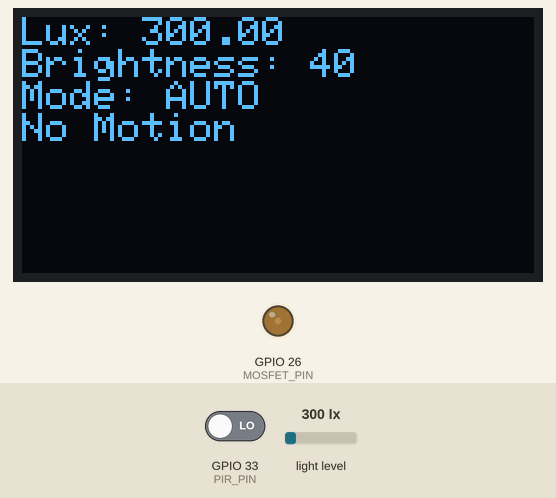
This sketch was run on a simulated ESP32. Shown: 128×64 one-colour display, output pins drawn as LEDs (lit = HIGH). The inputs (shaded band) are chosen by the test bench; at power-on: GPIO 33 (PIR_PIN) LOW, light level 300 lx. WiFi joins after 1.5 s; servers stay silent unless stated; uploads are accepted with an empty reply.

Above: at 2.7 s.
2.8 s: GPIO 33 (PIR_PIN) driven HIGH
At 3.5 s:
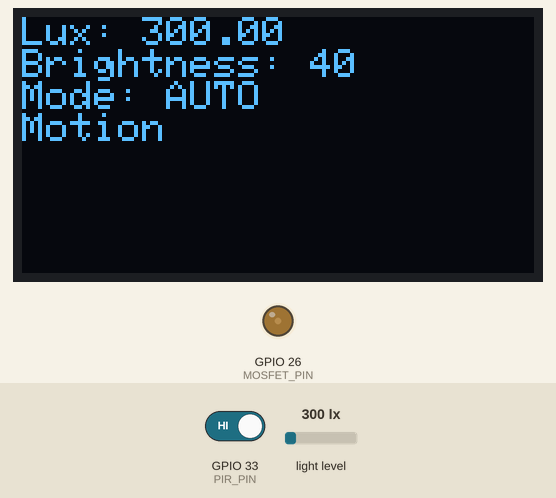
4.7 s: light level set to 40 lx
At 6.1 s:
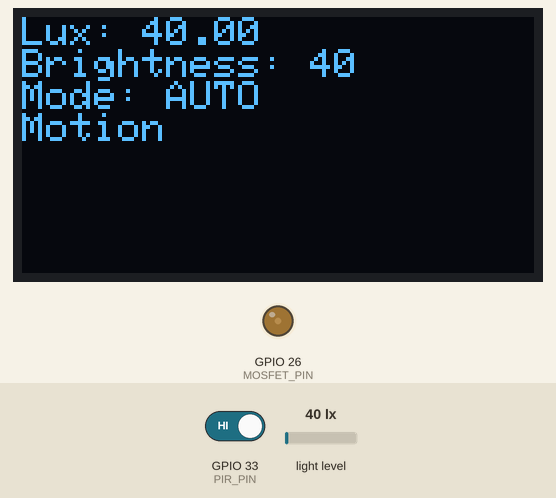
6.9 s: light level set to 500 lx
At 8.6 s:
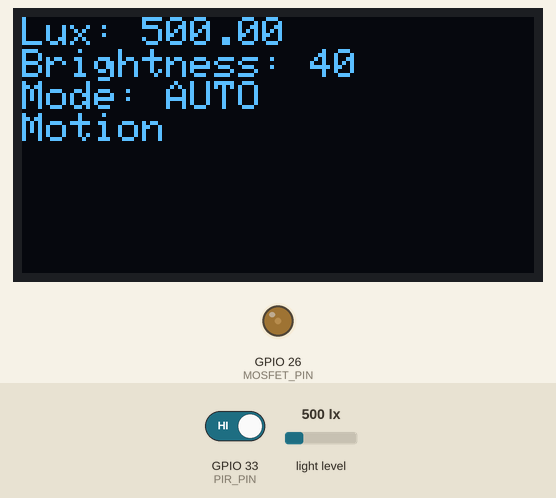
9.2 s: light level set to 1000 lx
At 11.2 s:
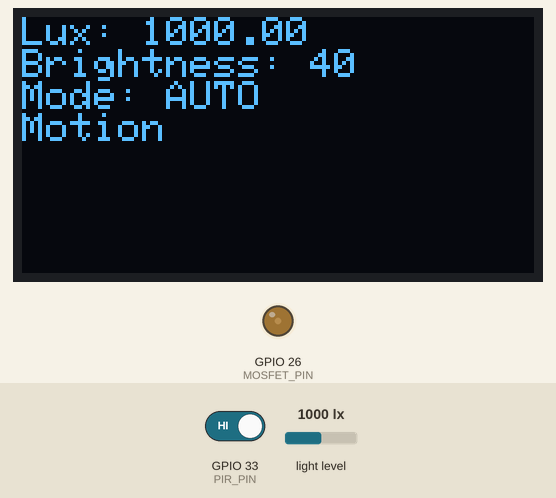
Timing chart, 0 to 12.4 s (numbered marks = the images above; inputs shaded):
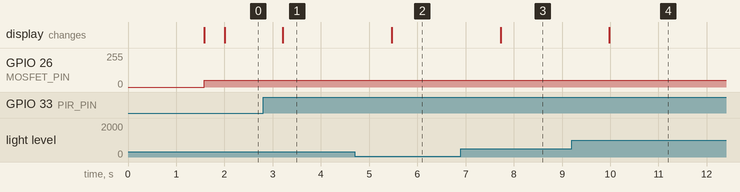

The sketch:

smartlight.ino
```cpp
// #include <WiFi.h>
// #include <HTTPClient.h>
// #include <Wire.h>
// #include <BH1750.h>
// #include <Adafruit_GFX.h>
// #include <Adafruit_SSD1306.h>

// // ================= WIFI =================
// const char* ssid     = "Parth's S24 Ultra";
// const char* password = "Parth910";
// const char* SERVER   = "10.207.209.37";   // Flask server IP

// // ================= OLED =================
// Adafruit_SSD1306 display(128, 64, &Wire, -1);

// // ================= PINS =================
// #define MOSFET_PIN 26
// #define PIR_PIN    33

// // ================= PWM =================
// #define PWM_CHANNEL 0
// #define PWM_FREQ    5000
// #define PWM_RES     8

// // ================= SENSOR =================
// BH1750 lightMeter;

// // ================= STATE =================
// float lux = 0;
// int brightness = 40;

// bool manualMode = true;          // 🔥 DEFAULT SAFE
// int manualBrightness = 40;
// bool manualPower = true;

// bool motionDetected = false;
// unsigned long lastMotionTime = 0;
// #define NO_MOTION_TIMEOUT 30000

// unsigned long lastControl = 0;
// unsigned long lastHTTP = 0;
// unsigned long lastOLED = 0;

// // ================= PWM GAMMA =================
// int gammaPWM(int b) {
//   b = constrain(b, 0, 90);
//   if (b == 0) return 0;

//   float x = (float)b / 90.0;
//   float corrected = pow(x, 2.2);

//   const int PWM_MIN = 8;
//   const int PWM_MAX = 255;

//   return constrain(PWM_MIN + corrected * (PWM_MAX - PWM_MIN), 0, 255);
// }

// // ================= HTTP GET =================
// String httpGET(String url) {
//   HTTPClient http;
//   http.setTimeout(300);
//   http.begin(url);
//   int code = http.GET();
//   String res = (code == 200) ? http.getString() : "";
//   http.end();
//   res.trim();
//   return res;
// }

// // ================= ANN SERVER CALL =================
// int getANNBrightness(float lux, bool motion, int hour) {
//   if (WiFi.status() != WL_CONNECTED) {
//     return brightness;
//   }

//   Serial.println(">>> CALLING ANN SERVER <<<");

//   HTTPClient http;
//   http.setTimeout(800);
//   http.begin("http://" + String(SERVER) + ":5000/predict");
//   http.addHeader("Content-Type", "application/json");

//   String payload = "{";
//   payload += "\"lux\":" + String(lux) + ",";
//   payload += "\"motion\":" + String(motion ? 1 : 0) + ",";
//   payload += "\"hour\":" + String(hour);
//   payload += "}";

//   int code = http.POST(payload);

//   int b = brightness;   // fallback
//   if (code == 200) {
//     String res = http.getString();
//     Serial.print("ANN RESPONSE: ");
//     Serial.println(res);

//     int idx = res.indexOf(":");
//     if (idx >= 0) {
//       b = res.substring(idx + 1).toInt();
//     }
//   } else {
//     Serial.print("ANN HTTP ERROR: ");
//     Serial.println(code);
//   }

//   http.end();
//   return constrain(b, 0, 90);
// }

// // ================= SETUP =================
// void setup() {
//   Serial.begin(115200);

//   pinMode(PIR_PIN, INPUT);

//   ledcSetup(PWM_CHANNEL, PWM_FREQ, PWM_RES);
//   ledcAttachPin(MOSFET_PIN, PWM_CHANNEL);

//   Wire.begin(21, 22);
//   lightMeter.begin(BH1750::CONTINUOUS_HIGH_RES_MODE);

//   display.begin(SSD1306_SWITCHCAPVCC, 0x3C);
//   display.setTextColor(SSD1306_WHITE);
//   display.clearDisplay();
//   display.setCursor(0, 0);
//   display.println("Smart Light");
//   display.println("Booting...");
//   display.display();

//   WiFi.begin(ssid, password);
//   while (WiFi.status() != WL_CONNECTED) {
//     delay(300);
//   }

//   display.clearDisplay();
//   display.println("WiFi Connected");
//   display.display();

//   Serial.println("ESP32 READY");
// }

// // ================= LOOP =================
// void loop() {
//   unsigned long now = millis();

//   // -------- SENSOR --------
//   lux = lightMeter.readLightLevel();
//   if (lux < 0 || lux > 100000) lux = 0;

//   int hour = (millis() / 60000) % 24;   // 🔥 DEMO HOUR FIX

//   // -------- MOTION --------
//   if (digitalRead(PIR_PIN)) {
//     motionDetected = true;
//     lastMotionTime = now;
//   }
//   if (now - lastMotionTime > NO_MOTION_TIMEOUT) {
//     motionDetected = false;
//   }

//   // -------- CONTROL --------
//   if (now - lastControl > 500) {
//     lastControl = now;

//     Serial.print("manualMode = ");
//     Serial.println(manualMode);

//     if (!manualMode) {
//       Serial.print("AUTO | Lux=");
//       Serial.print(lux);
//       Serial.print(" Motion=");
//       Serial.print(motionDetected);
//       Serial.print(" Hour=");
//       Serial.println(hour);

//       brightness = getANNBrightness(lux, motionDetected, hour);
//     } else {
//       brightness = manualPower ? manualBrightness : 0;
//     }

//     ledcWrite(PWM_CHANNEL, gammaPWM(brightness));
//   }

//   // -------- MODE SYNC (CRITICAL FIX) --------
//   if (now - lastHTTP > 1000) {
//     lastHTTP = now;

//     String mode = httpGET("http://" + String(SERVER) + ":5000/get-mode");
//     mode.toLowerCase();                      // 🔥 FIX
//     manualMode = (mode == "manual");

//     if (manualMode) {
//       String p = httpGET("http://" + String(SERVER) + ":5000/get-power");
//       manualPower = (p == "1");

//       String b = httpGET("http://" + String(SERVER) + ":5000/get-brightness");
//       if (b.length() > 0) manualBrightness = b.toInt();
//     }
//   }

//   // -------- OLED --------
//   if (now - lastOLED > 500) {
//     lastOLED = now;

//     display.clearDisplay();
//     display.setCursor(0, 0);

//     display.print("Lux: ");
//     display.println(lux);

//     display.print("Brightness: ");
//     display.println(brightness);

//     display.print("Mode: ");
//     display.println(manualMode ? "MANUAL" : "AUTO (ANN)");

//     display.print("Hour: ");
//     display.println(hour);

//     display.println(motionDetected ? "Motion detected" : "No motion");
//     display.display();
//   }
// }
#include <WiFi.h>
#include <HTTPClient.h>
#include <Wire.h>
#include <BH1750.h>
#include <Adafruit_GFX.h>
#include <Adafruit_SSD1306.h>

// ================= WIFI =================
const char *ssid = "Parth iPhone";
const char *password = "Parth 910";
const char *SERVER = "172.20.10.3";

// ================= OLED =================
Adafruit_SSD1306 display(128, 64, &Wire, -1);

// ================= PINS =================
#define MOSFET_PIN 26
#define PIR_PIN 33

// ================= PWM =================
#define PWM_CHANNEL 0
#define PWM_FREQ 5000
#define PWM_RES 8

// ================= SENSOR =================
BH1750 lightMeter;

// ================= STATE =================
float lux = 0;
int brightness = 40;

bool manualMode = true;
int manualBrightness = 40;
bool manualPower = true;

bool motionDetected = false;
unsigned long lastMotionTime = 0;

unsigned long lastControl = 0;
unsigned long lastHTTP = 0;
unsigned long lastOLED = 0;

// ================= NO MOTION TIMER =================
bool noMotionCountdown = false;
int countdownValue = 10;
unsigned long countdownStart = 0;

// ================= PWM GAMMA =================
int gammaPWM(int b)
{
  b = constrain(b, 0, 90);
  if (b == 0)
    return 0;

  float x = (float)b / 90.0;
  float corrected = pow(x, 2.2);

  return constrain(8 + corrected * (255 - 8), 0, 255);
}

// ================= HTTP GET =================
String httpGET(String url)
{
  HTTPClient http;
  http.setTimeout(300);
  http.begin(url);
  int code = http.GET();
  String res = (code == 200) ? http.getString() : "";
  http.end();
  res.trim();
  return res;
}

// ================= ANN CALL =================
int getANNBrightness(float lux, bool motion, int hour)
{
  if (WiFi.status() != WL_CONNECTED)
    return brightness;

  HTTPClient http;
  http.setTimeout(800);
  http.begin("http://" + String(SERVER) + ":5000/predict");
  http.addHeader("Content-Type", "application/json");

  String payload = "{";
  payload += "\"lux\":" + String(lux) + ",";
  payload += "\"motion\":" + String(motion ? 1 : 0) + ",";
  payload += "\"hour\":" + String(hour);
  payload += "}";

  int code = http.POST(payload);

  int b = brightness;
  if (code == 200)
  {
    String res = http.getString();
    int idx = res.indexOf(":");
    if (idx >= 0)
      b = res.substring(idx + 1).toInt();
  }

  http.end();
  return constrain(b, 0, 90);
}

// ================= PUSH DATA =================
void pushData(float lux, int brightness, bool manualMode, bool motion, int hour)
{
  if (WiFi.status() != WL_CONNECTED)
    return;

  HTTPClient http;
  http.begin("http://" + String(SERVER) + ":5000/push-data");
  http.addHeader("Content-Type", "application/json");

  String payload = "{";
  payload += "\"lux\":" + String(lux) + ",";
  payload += "\"brightness\":" + String(brightness) + ",";
  payload += "\"mode\":\"" + String(manualMode ? "manual" : "auto") + "\",";
  payload += "\"motion\":" + String(motion ? 1 : 0) + ",";
  payload += "\"hour\":" + String(hour);
  payload += "}";

  http.POST(payload);
  http.end();
}

// ================= SETUP =================
void setup()
{
  Serial.begin(115200);
  pinMode(PIR_PIN, INPUT);

  ledcSetup(PWM_CHANNEL, PWM_FREQ, PWM_RES);
  ledcAttachPin(MOSFET_PIN, PWM_CHANNEL);

  Wire.begin(21, 22);
  lightMeter.begin(BH1750::CONTINUOUS_HIGH_RES_MODE);

  display.begin(SSD1306_SWITCHCAPVCC, 0x3C);
  display.setTextColor(SSD1306_WHITE);
  display.clearDisplay();
  display.println("Smart Light");
  display.println("Booting...");
  display.display();

  WiFi.begin(ssid, password);
  while (WiFi.status() != WL_CONNECTED)
    delay(300);

  display.clearDisplay();
  display.println("WiFi Connected");
  display.display();
}

// ================= LOOP =================
void loop()
{
  unsigned long now = millis();

  lux = lightMeter.readLightLevel();
  if (lux < 0 || lux > 100000)
    lux = 0;

  int hour = (millis() / 3600000) % 24;

  // -------- MOTION --------
  if (digitalRead(PIR_PIN))
  {
    motionDetected = true;
    lastMotionTime = now;
    noMotionCountdown = false;
  }

  unsigned long noMotionDuration = now - lastMotionTime;

  // -------- COUNTDOWN (10s → 20s) --------
  if (noMotionDuration >= 10000 && noMotionDuration < 20000)
  {
    if (!noMotionCountdown)
    {
      noMotionCountdown = true;
      countdownValue = 10;
      countdownStart = now;
    }

    if (now - countdownStart >= 1000 && countdownValue > 0)
    {
      countdownValue--;
      countdownStart = now;
    }
  }

  // -------- FORCE OFF AT 20s --------
  if (noMotionDuration >= 20000)
  {
    brightness = 0;
    ledcWrite(PWM_CHANNEL, 0);
  }

  // -------- CONTROL --------
  if (now - lastControl > 500 && noMotionDuration < 20000)
  {
    lastControl = now;

    if (!manualMode)
    {
      brightness = getANNBrightness(lux, motionDetected, hour);
    }
    else
    {
      brightness = manualPower ? manualBrightness : 0;
    }

    ledcWrite(PWM_CHANNEL, gammaPWM(brightness));
  }

  // -------- MODE SYNC --------
  if (now - lastHTTP > 1000)
  {
    lastHTTP = now;

    String mode = httpGET("http://" + String(SERVER) + ":5000/get-mode");
    mode.toLowerCase();
    manualMode = (mode == "manual");

    if (manualMode)
    {
      manualPower = httpGET("http://" + String(SERVER) + ":5000/get-power") == "1";
      String b = httpGET("http://" + String(SERVER) + ":5000/get-brightness");
      if (b.length())
        manualBrightness = b.toInt();
    }

    pushData(lux, brightness, manualMode, motionDetected, hour);
  }

  // -------- OLED --------
  if (now - lastOLED > 500)
  {
    lastOLED = now;

    display.clearDisplay();
    display.setCursor(0, 0);

    display.print("Lux: ");
    display.println(lux);

    display.print("Brightness: ");
    display.println(brightness);

    display.print("Mode: ");
    display.println(manualMode ? "MANUAL" : "AUTO");

    display.println(motionDetected ? "Motion" : "No Motion");

    if (noMotionCountdown && countdownValue > 0)
    {
      display.print("Off in: ");
      display.println(countdownValue);
    }

    display.display();
  }
}
```

Measured:
- after the input at 2.8 s, the display: changes after 0.41 s (image 1)
- after the input at 4.7 s, the display: changes after 0.77 s (image 2)
- after the input at 6.9 s, the display: changes after 0.83 s (image 3)
- after the input at 9.2 s, the display: changes after 0.78 s (image 4)
